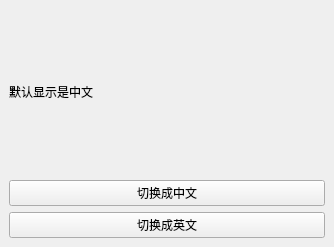
<?xml version="1.0" encoding="UTF-8"?>
<ui version="4.0">
 <class>MainWindow</class>
 <widget class="QMainWindow" name="MainWindow">
  <property name="geometry">
   <rect>
    <x>0</x>
    <y>0</y>
    <width>334</width>
    <height>247</height>
   </rect>
  </property>
  <property name="minimumSize">
   <size>
    <width>0</width>
    <height>0</height>
   </size>
  </property>
  <property name="windowTitle">
   <string>MainWindow</string>
  </property>
  <property name="styleSheet">
   <string notr="true"/>
  </property>
  <property name="dockNestingEnabled">
   <bool>true</bool>
  </property>
  <widget class="QWidget" name="centralwidget">
   <property name="styleSheet">
    <string notr="true"/>
   </property>
   <layout class="QVBoxLayout" name="verticalLayout_2">
    <item>
     <widget class="QLabel" name="label">
      <property name="text">
       <string>默认显示是中文</string>
      </property>
     </widget>
    </item>
    <item>
     <widget class="QPushButton" name="BtnCh">
      <property name="text">
       <string>切换成中文</string>
      </property>
     </widget>
    </item>
    <item>
     <widget class="QPushButton" name="BtnEn">
      <property name="text">
       <string>切换成英文</string>
      </property>
     </widget>
    </item>
   </layout>
  </widget>
 </widget>
 <resources/>
 <connections/>
</ui>
